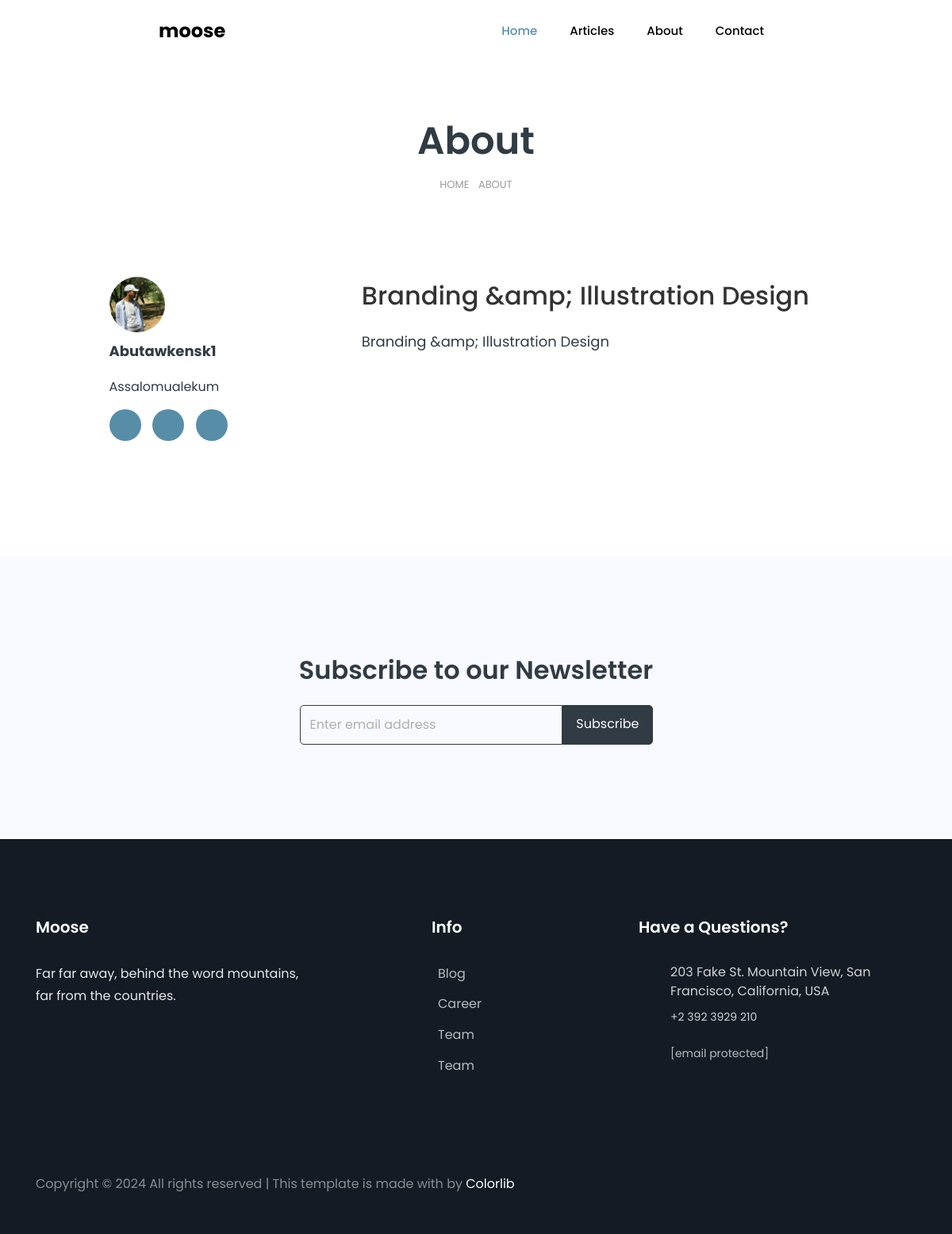
The page /about/ on the database its author committed.
### mosse/models.py (models this page shows, shortened)
class About(models.Model):
    name = models.CharField(max_length=202)
    image = models.FileField(upload_to='about/')
    description = models.CharField(max_length=200)
    title = models.CharField(max_length=200)
    body = models.TextField()
    create_date = models.DateTimeField(auto_now_add=True)
    update_date = models.DateTimeField(auto_now=True)

### mosse/views.py (the view)
# urls.py: path('about/', about, name='about'),
def about(request):
    about = About.objects.all()
    ctx = {
        'about': about
    }
    return render(request, 'about.html', ctx)

### templates/about.html (shortened to what this page needs)
{% extends 'base.html' %}
{% load static %}
{% block content %}
<section class="hero-wrap hero-wrap-2">
    <div class="container">
        <div class="row no-gutters slider-text align-items-center justify-content-center">
            <div class="col-md-9 text-center ftco-animate pt-5">
                <h1 class="mb-3 bread">About</h1>
                <p class="breadcrumbs"><span class="mr-2"><a href="index-2.html">Home </a></span> <span>About </span></p>
            </div>
        </div>
    </div>
</section>
<section class="hero-wrap py-md-4">
    <div class="overlay"></div>
    <div class="container">
        <div class="row no-gutters justify-content-center slider-text align-items-center" data-scrollax-parent="true">
            <div class="col-md-10 ftco-animate py-5">
                <div class="row pb-md-5">
                    {% for i in about %}
                    <div class="col-md-4">
                        <div class="author">
                            <div class="img" style="background-image: url({{i.image.url}});"></div>
                            <div class="text">
                                <h3>{{i.name}}</h3>
                                <p>{{i.description}}</p>
                                <ul class="ftco-footer-social list-unstyled mt-2">
                                    <li class="ftco-animate"><a href="#"></a></li>
                                    <li class="ftco-animate"><a href="#"></a></li>
                                    <li class="ftco-animate"><a href="#"></a></li>
                                </ul>
                            </div>
                        </div>
                    </div>
                    <div class="col-md-8 author-details">
                        <h2>{{i.title}}</h2>
                        <p>{{i.body}}</p>
                    </div>
                    {% endfor %}
                </div>
            </div>
        </div>
    </div>
</section>
<section class="ftco-intro ftco-section bg-light">
    <div class="container">
        <div class="row justify-content-center">
            <div class="col-md-12 text-center">
                <h2>Subscribe to our Newsletter</h2>
                <div class="row justify-content-center">
                    <div class="col-md-5">
                        <form action="#" class="subscribe-form">
                            <div class="form-group d-flex">
                                <input type="text" class="form-control" placeholder="Enter email address">
                                <input type="submit" value="Subscribe" class="submit px-3">
                            </div>
                        </form>
                    </div>
                </div>
            </div>
        </div>
    </div>
</section>
{% endblock %}

### rows shown on the page
About: image (picture), name "Abutawkensk1", description "Assalomualekum", title "Branding &amp; Illustration Design", body "Branding &amp; Illustration Design"
